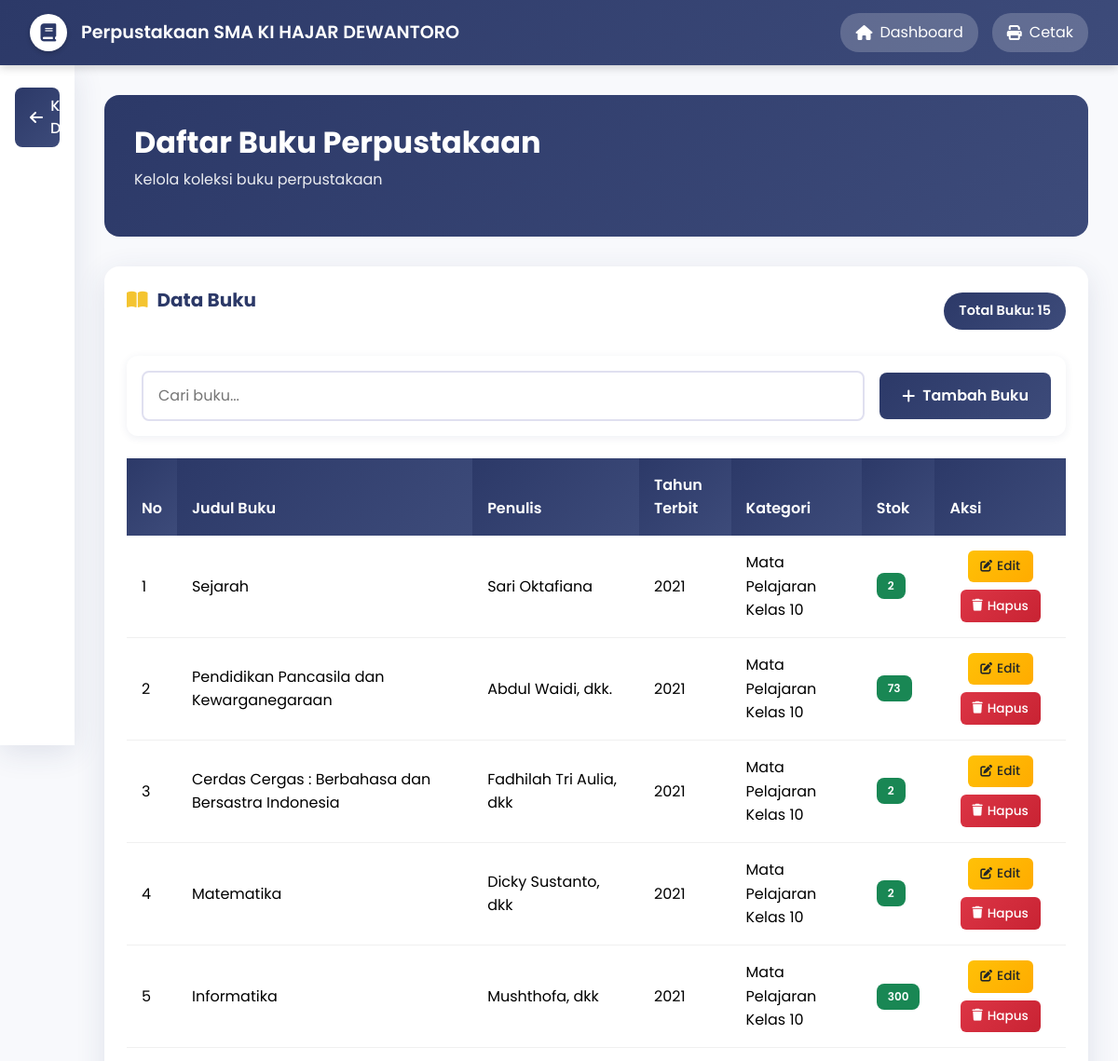
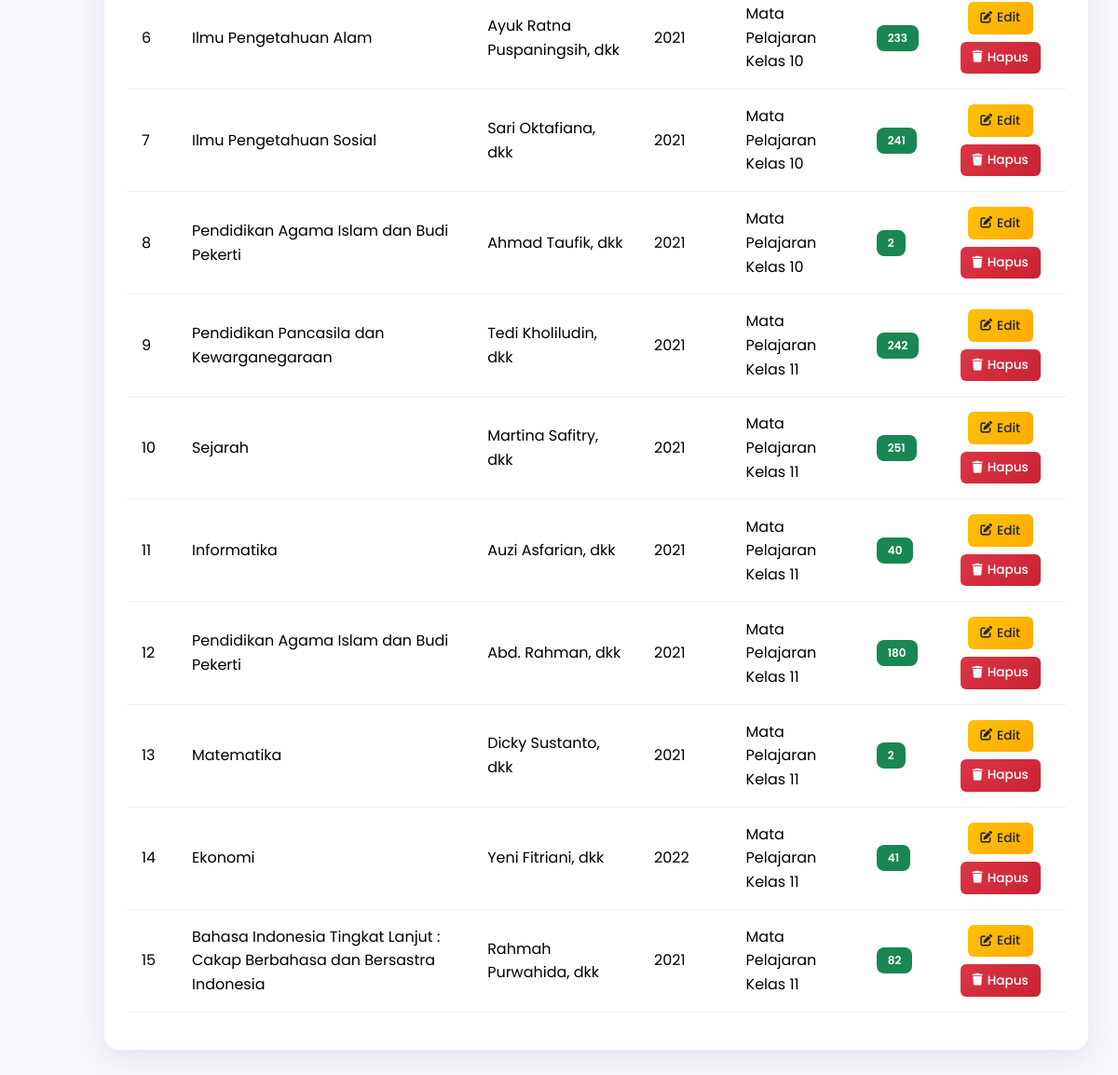
The app's page /admin/daftar-buku.php with its own data (2 pictures, top to bottom).
### tables this page shows
CREATE TABLE `buku` (
  `id_buku` int(11) NOT NULL,
  `judul_buku` varchar(255) NOT NULL,
  `penulis` varchar(100) NOT NULL,
  `tahun_terbit` year(4) NOT NULL,
  `genre` varchar(50) DEFAULT NULL,
  `deskripsi` varchar(255) NOT NULL,
  `stok` int(11) NOT NULL,
  `tanggal_ditambahkan` date NOT NULL,
  `cover` varchar(255) DEFAULT NULL
);

### admin/daftar-buku.php (the view, shortened to what this page needs)
<?php
include "../koneksi.php";
$query = "SELECT * FROM buku";
$stmt = $conn->prepare($query);
$stmt->execute();
$result = $stmt->get_result();
$bukuList = $result->fetch_all(MYSQLI_ASSOC);
$totalBuku = count($bukuList);
?>
<!DOCTYPE html>
<html lang="id">
<head>
    <link href="https://cdn.jsdelivr.net/npm/bootstrap@5.3.3/dist/css/bootstrap.min.css" rel="stylesheet">
    <link rel="stylesheet" href="https://cdnjs.cloudflare.com/ajax/libs/font-awesome/6.4.0/css/all.min.css">
</head>
<body>
    <header class="main-header">
        <div class="header-content">
            <div class="header-brand">
                <div class="header-logo">
                    <i class="fas fa-book"></i>
                </div>
                <div class="header-title">Perpustakaan SMA KI HAJAR DEWANTORO</div>
            </div>
            <div class="header-actions">
                <a href="dashboard-admin.php" class="header-btn">
                    <i class="fas fa-home"></i>
                    <span class="d-none d-md-inline">Dashboard</span>
                </a>
                <button class="header-btn" id="cetakDataBtn">
                    <i class="fas fa-print"></i>
                    <span class="d-none d-md-inline">Cetak</span>
                </button>
            </div>
        </div>
    </header>
    <div class="sidebar" id="sidebar">
        <div class="back-button">
            <a href="dashboard-admin.php" class="btn">
                <i class="fas fa-arrow-left"></i>
                <span>Kembali ke Dashboard</span>
            </a>
        </div>
    </div>
    <main class="main-content">
        <section class="welcome-section">
            <div class="welcome-content">
                <h1 class="welcome-title">Daftar Buku Perpustakaan</h1>
                <p class="welcome-subtitle">Kelola koleksi buku perpustakaan</p>
            </div>
        </section>
        <section class="table-section">
            <div class="d-flex justify-content-between align-items-center mb-4">
                <h2 class="section-title">
                    <i class="fas fa-book-open"></i>
                    Data Buku
                </h2>
                <div class="total-books">
                    Total Buku: <?= $totalBuku ?>
                </div>
            </div>
            <div class="search-box">
                <input type="text" class="search-input" id="searchInput" placeholder="Cari buku...">
                <button type="button" class="add-btn" data-bs-toggle="modal" data-bs-target="#addBookModal">
                    <i class="fas fa-plus"></i>
                    <span>Tambah Buku</span>
                </button>
            </div>
            <div class="table-responsive">
                <table class="table table-hover">
                    <thead>
                        <tr>
                            <th>No</th>
                            <th>Judul Buku</th>
                            <th>Penulis</th>
                            <th>Tahun Terbit</th>
                            <th>Kategori</th>
                            <th>Stok</th>
                            <th>Aksi</th>
                        </tr>
                    </thead>
                    <tbody id="bookTableBody">
                        <?php if (!empty($bukuList)): ?>
                            <?php foreach ($bukuList as $index => $buku): ?>
                                <tr>
                                    <td data-label="No"><?= $index + 1 ?></td>
                                    <td data-label="Judul Buku"><?= htmlspecialchars($buku['judul_buku']) ?></td>
                                    <td data-label="Penulis"><?= htmlspecialchars($buku['penulis']) ?></td>
                                    <td data-label="Tahun Terbit"><?= htmlspecialchars($buku['tahun_terbit']) ?></td>
                                    <td data-label="Kategori"><?= htmlspecialchars($buku['genre']) ?></td>
                                    <td data-label="Stok">
                                        <span class="badge <?= $buku['stok'] > 0 ? 'bg-success' : 'bg-danger' ?>">
                                            <?= htmlspecialchars($buku['stok']) ?>
                                        </span>
                                    </td>
                                    <td data-label="Aksi">
                                        <div class="action-buttons">
                                            <button type="button" class="btn-action btn-warning edit-btn"
                                                data-id="<?= $buku['id_buku'] ?>"
                                                title="Edit buku">
                                                <i class="fas fa-edit"></i>
                                                <span>Edit</span>
                                            </button>
                                            <button type="button" class="btn-action btn-danger delete-btn"
                                                data-id="<?= $buku['id_buku'] ?>"
                                                data-judul="<?= htmlspecialchars($buku['judul_buku']) ?>"
                                                title="Hapus buku">
                                                <i class="fas fa-trash"></i>
                                                <span>Hapus</span>
                                            </button>
                                        </div>
                                    </td>
                                </tr>
                            <?php endforeach; ?>
                        <?php else: ?>
                            <tr>
                                <td colspan="7" class="text-center">Tidak ada data buku ditemukan.</td>
                            </tr>
                        <?php endif; ?>
                    </tbody>
                </table>
            </div>
        </section>
    </main>
</body>
</html>

### records on screen
buku: judul_buku "Sejarah", penulis "Sari Oktafiana", tahun_terbit "2021", genre "Mata Pelajaran Kelas 10", stok "2"
buku: judul_buku "Pendidikan Pancasila dan Kewarganegaraan", penulis "Abdul Waidi, dkk.", tahun_terbit "2021", genre "Mata Pelajaran Kelas 10", stok "73"
buku: judul_buku "Cerdas Cergas : Berbahasa dan Bersastra Indonesia", penulis "Fadhilah Tri Aulia, dkk", tahun_terbit "2021", genre "Mata Pelajaran Kelas 10", stok "2"
buku: judul_buku "Matematika", penulis "Dicky Sustanto, dkk", tahun_terbit "2021", genre "Mata Pelajaran Kelas 10", stok "2"
buku: judul_buku "Informatika", penulis "Mushthofa, dkk", tahun_terbit "2021", genre "Mata Pelajaran Kelas 10", stok "300"
buku: judul_buku "Ilmu Pengetahuan Alam", penulis "Ayuk Ratna Puspaningsih, dkk", tahun_terbit "2021", genre "Mata Pelajaran Kelas 10", stok "233"
buku: judul_buku "Ilmu Pengetahuan Sosial", penulis "Sari Oktafiana, dkk", tahun_terbit "2021", genre "Mata Pelajaran Kelas 10", stok "241"
buku: judul_buku "Pendidikan Agama Islam dan Budi Pekerti", penulis "Ahmad Taufik, dkk", tahun_terbit "2021", genre "Mata Pelajaran Kelas 10", stok "2"
buku: judul_buku "Pendidikan Pancasila dan Kewarganegaraan", penulis "Tedi Kholiludin, dkk", tahun_terbit "2021", genre "Mata Pelajaran Kelas 11", stok "242"
buku: judul_buku "Sejarah", penulis "Martina Safitry, dkk", tahun_terbit "2021", genre "Mata Pelajaran Kelas 11", stok "251"
buku: judul_buku "Informatika", penulis "Auzi Asfarian, dkk", tahun_terbit "2021", genre "Mata Pelajaran Kelas 11", stok "40"
buku: judul_buku "Pendidikan Agama Islam dan Budi Pekerti", penulis "Abd. Rahman, dkk", tahun_terbit "2021", genre "Mata Pelajaran Kelas 11", stok "180"
buku: judul_buku "Matematika", penulis "Dicky Sustanto, dkk", tahun_terbit "2021", genre "Mata Pelajaran Kelas 11", stok "2"
buku: judul_buku "Ekonomi", penulis "Yeni Fitriani, dkk", tahun_terbit "2022", genre "Mata Pelajaran Kelas 11", stok "41"
buku: judul_buku "Bahasa Indonesia Tingkat Lanjut : Cakap Berbahasa dan Bersastra Indonesia", penulis "Rahmah Purwahida, dkk", tahun_terbit "2021", genre "Mata Pelajaran Kelas 11", stok "82"

### other values on screen
$totalBuku "15"
